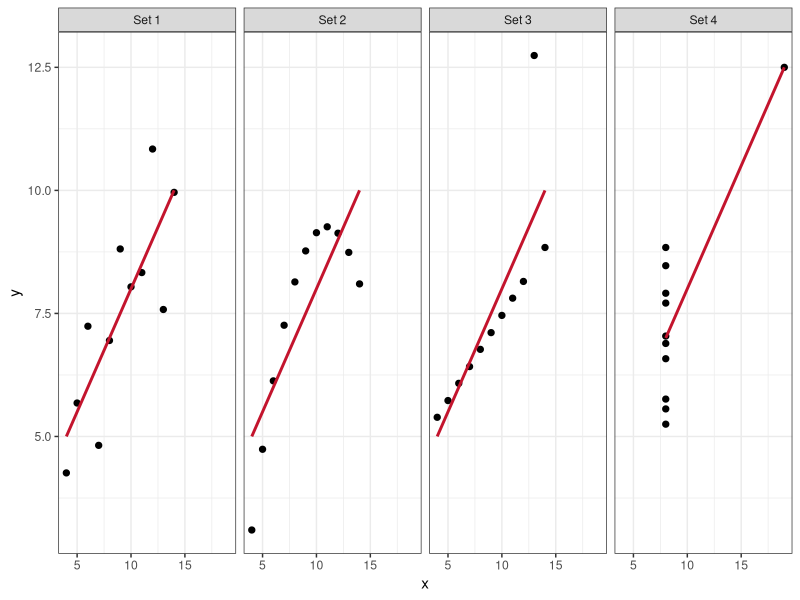
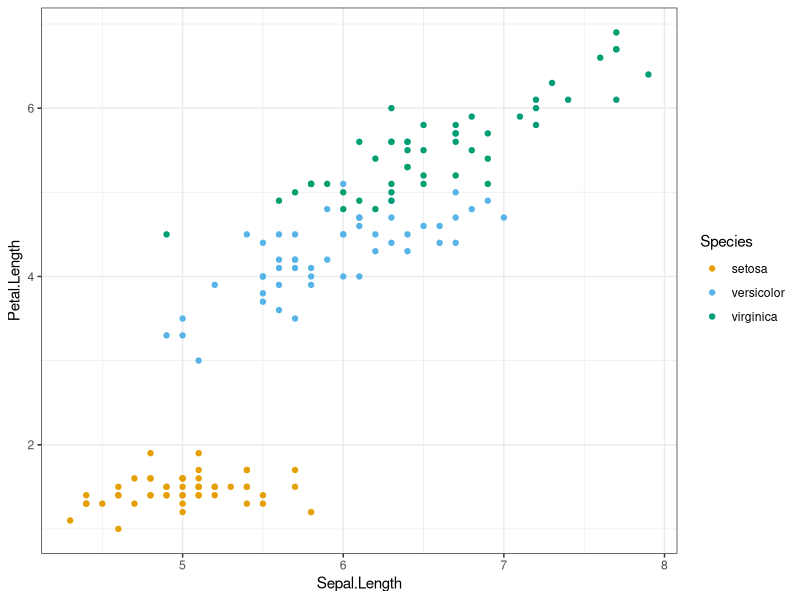

Source code (R) for these figures, in order:
## ---- chunk 1
knitr::opts_chunk$set(echo = TRUE, message = FALSE, warning = FALSE)
## ---- chunk 2
quartet = datasets::anscombe |>
  tidyr::pivot_longer(dplyr::everything(),
                      names_to = c(".value", "set"),
                      names_pattern = "(.)(.)") |>    # x1 -> x + set 1, y1 -> y + set 1
  dplyr::mutate(set = paste("Set", set))

# same means, SDs, and correlation (to 2 decimals) in every set
quartet |>
  dplyr::group_by(set) |>
  dplyr::summarise(mean_x = mean(x), sd_x = sd(x),
                   mean_y = mean(y), sd_y = sd(y),
                   correlation = cor(x, y)) |>
  dplyr::mutate(dplyr::across(-set, \(v) round(v, 2)))
## ---- chunk 3
ggplot2::ggplot(quartet, ggplot2::aes(x, y)) +
  ggplot2::geom_point(size = 1.8) +
  ggplot2::geom_smooth(method = lm, se = FALSE, formula = y ~ x, color = "#C3142D") +
  ggplot2::facet_wrap(~set, nrow = 1) +
  ggplot2::theme_bw()
## ---- chunk 4
data_change    = (27.5 - 18) / 18     # 18 mpg (1978) -> 27.5 mpg (1985): +53%
graphic_change = (5.3 - 0.6) / 0.6    # line 0.6 in -> 5.3 in: +783%
lie_factor = graphic_change / data_change
round(c(data_change = data_change, graphic_change = graphic_change, lie_factor = lie_factor), 2)
## ---- chunk 5
okabe_ito = c("#E69F00", "#56B4E9", "#009E73")   # colorblind-safe
ggplot2::ggplot(datasets::iris, ggplot2::aes(Sepal.Length, Petal.Length, color = Species)) +
  ggplot2::geom_point() +
  ggplot2::scale_color_manual(values = okabe_ito) +
  ggplot2::theme_bw()
